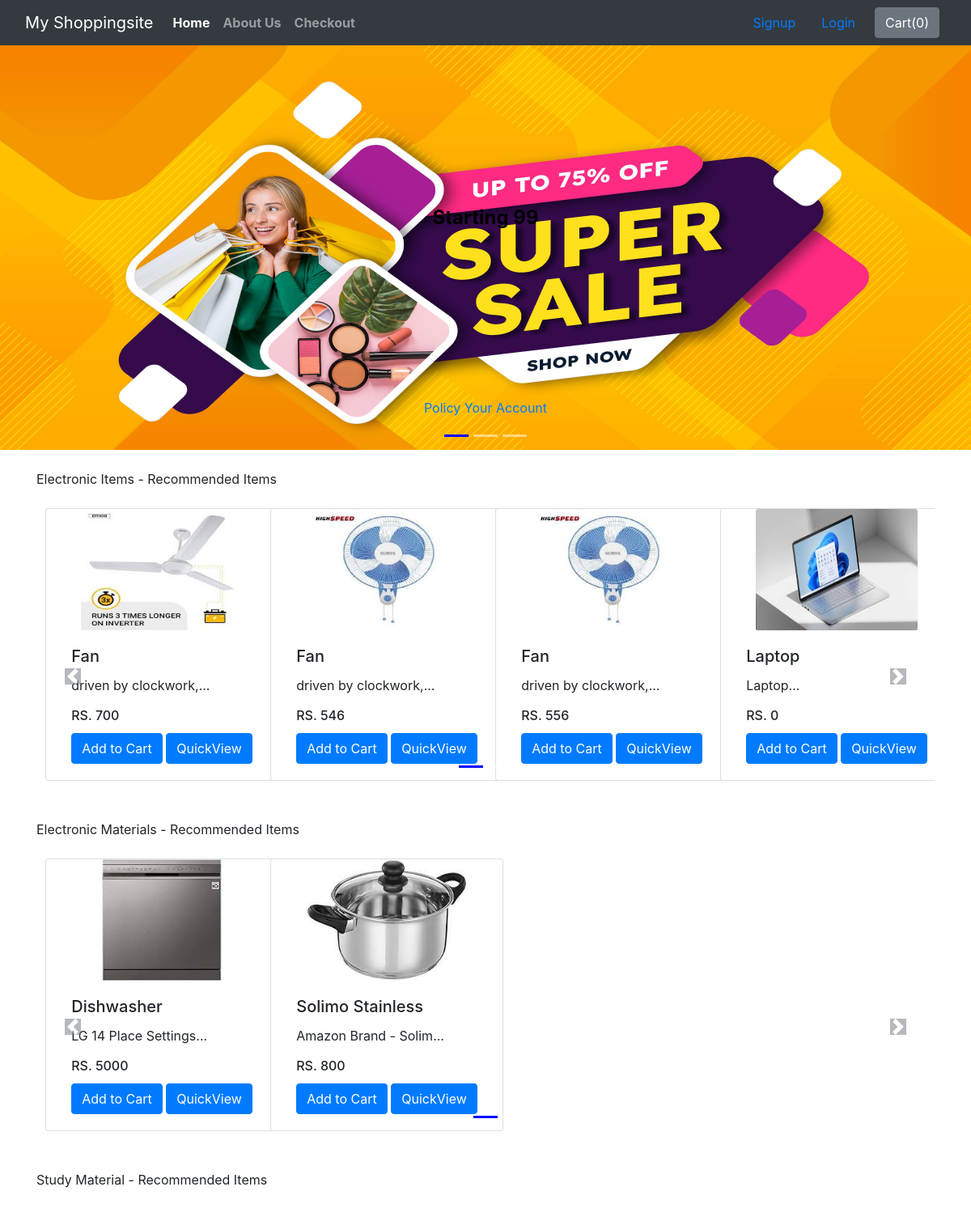
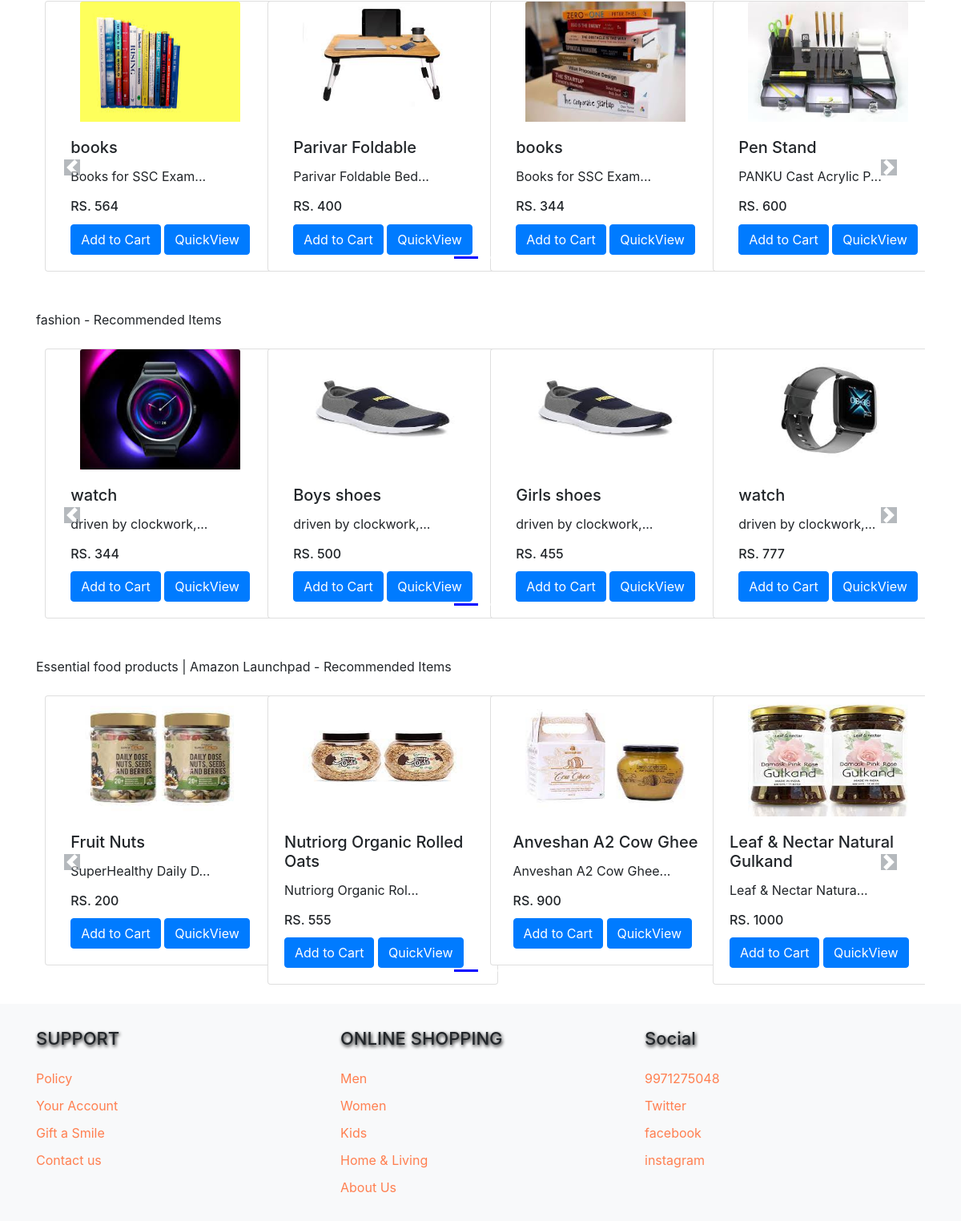
The app's page /shop/ with its own data (2 pictures, top to bottom).
### shop/models.py (models this page shows, shortened)
class Product(models.Model):
    Product_id = models.AutoField
    Product_name = models.CharField(max_length=50)
    category = models.CharField(max_length=50, default="")
    subcategory = models.CharField(max_length=50, default="")
    price = models.IntegerField(default=0)
    desc = models.CharField(max_length=300)
    pub_date = models.DateField()
    image = models.ImageField(upload_to="shop/images", default="")

### shop/views.py (the view)
# urls.py: path('', views.index, name="index"),
def index(request):
    allProds = []
    catprods = Product.objects.values('category', 'id')
    cats = {item['category'] for item in catprods}
    for cat in cats:
        Prod = Product.objects.filter(category=cat)
        n = len(Prod)
        nSlides = n//4 + ceil((n/4)-(n//4))
        allProds.append([Prod, range(1, nSlides), nSlides])
    params = {'allProds':allProds}
    return render(request, 'shop/Index.html', params)

### shop/templates/shop/index.html (shortened to what this page needs)
   {% extends 'shop/basic.html' %}
        {% block body %}
        {%load static%}
    <div>
      <div id="carouselExampleIndicators" class="carousel slide" data-ride="carousel">
        <ol class="carousel-indicators">
          <li data-target="#carouselExampleIndicators" data-slide-to="0" class="active"></li>
          <li data-target="#carouselExampleIndicators" data-slide-to="1"></li>
          <li data-target="#carouselExampleIndicators" data-slide-to="2"></li>
        </ol>
        <div class="carousel-inner">
          <div class="carousel-item active">
            <img class="d-block w-100" height="500" width="1000" src="/media/{{i.image}}\C:\Users\uclik\Desktop\soppingsite\shoppingsite\media\shop\images\images (2).jpg" alt="First slide">
            <div class="carousel-caption d-none d-md-block">
              <h4 class="footer-head1"><b>Starting 99</b></h4>
              <a href="/shop/policy" class="ftr-links1">Policy</a>
              <a href="/shop/exchange" class="ftr-links1">Your Account</a>
            </div>
          </div>
          </div>
        </div>
      </div>
          <div class="container">
            {% for product, range, nSlides in allProds %}
            <h1 class="my-4"></h1>{{product.0.category}} - Recommended Items</h1>
            <div class="row">
          <div id="demo{{forloop.counter}}" class=" col carousel slide my-4" data-ride="carousel">
          <ul class="carousel-indicators">
          <li data-target="#demo{{forloop.counter}}" data-slide-to="0" class="active"></li>
           {% for i in range %}
          <li data-target="#demo{{forloop.parentloop.counter}}" data-slide-to="{{i}}" ></li>
           {% endfor %}
          </ul>
          <div class="container carousel-inner no-padding">
          <div class="carousel-item active">
          {% for i in product %}
          <div class="col-xs-3 col-sm-3 col-md-3"><div class="card align-items-center" style="width: 18rem;">
          <img src='/media/{{i.image}}' class="card-img-top" alt="...">
           <div class="card-body">
           <h5 class="card-title" id="namepr{{i.id}}">{{i.Product_name}}</h5>
           <p class="card-text">{{i.desc|slice:"0:20"}}...</p>
           <h6 class="card-title" id="pricepr{{i.id}}">RS.  {{i.price}}</h6>
           <span id="divpr{{i.id}}" class="divpr">
          <a href="/shop/checkout"><button id="pr{{i.id}}"  class="btn btn-primary cart">Add to Cart</button></a>
           </span>
           <a href="/shop/products{{i.id}}"> <button id="qv{{i.id}}"  class="btn btn-primary cart">QuickView </button></a>
          </div>
          </div>
          </div>
          {% if forloop.counter|divisibleby:4 and forloop.counter > 0 and not forloop.last %}
          </div><div class="carousel-item">
          {% endif %}
          {% endfor %}
          </div>
    </div>
    </div>
        <a class="carousel-control-prev" href="#demo{{forloop.counter}}" data-slide="prev">
          <span class="carousel-control-prev-icon"></span>
        </a>
        <a class="carousel-control-next" href="#demo{{forloop.counter}}" data-slide="next">
          <span class="carousel-control-next-icon"></span>
        </a>
        </div>
        {% endfor %}
             </div>
        {% endblock %}

### shop/templates/shop/basic.html (shortened to what this page needs)
<!doctype html>
<html lang="en">
  <head>
    <link rel="stylesheet" href="https://maxcdn.bootstrapcdn.com/bootstrap/4.0.0/css/bootstrap.min.css">
  </head>
  <body>
    <nav class="navbar navbar-expand-lg navbar-dark bg-dark">
      <div class="container-fluid">
        <a class="navbar-brand" href="/shop"> My Shoppingsite </a>
        <div class="collapse navbar-collapse" id="navbarSupportedContent">
          <ul class="navbar-nav me-auto mb-2 mb-lg-0">
            <li class="nav-item">
              <a class="nav-link active" aria-current="page" href="/shop"><b>Home</b> <span class="sr-only">(current)</span></a>
            </li>
            <li class="nav-item">
              <a class="nav-link" href="/shop/about"><b>About Us</b></a>
            </li>
          <li class="nav-item">
            <a class="nav-link" id="checkout" href="/shop/checkout"><b>Checkout</b></a>
          </li>
          </div>
        <li class="nav-item">
          <a class="nav-link" href="/shop/sng">Signup</a>
        </li>
        <li class="nav-item">
          <a class="nav-link" href="/shop/login">Login</a>
        </li>
        <botton type="botton" class="btn btn-secondary mx-2" id="popcart" data-container="body"
        data-toggle="popover" data-placement="bottom" data-html="true" data-content="Vivanus
        sagittis lacus vel augue laoreet return faucibus.">
        Cart(<span id="cart">0</span>)
        </div>
    </nav>
    {% block body %} {% endblock %}
    <section class="footer">
      <div class="container">
        <div class="row">
          <div class="col-md-4">
            <h4 class="footer-head">SUPPORT</h4>
            <a href="/shop/policy" class="ftr-links">Policy</a>
            <a href="/shop/exchange" class="ftr-links">Your Account</a>
            <a href="/shop/term" class="ftr-links">Gift a Smile</a>
            <a href="/shop/contact" class="ftr-links">Contact us</a>
          </div>
          <div class="col-md-4">
            <h4 class="footer-head">ONLINE SHOPPING</h4>
            <a href="#!" class="ftr-links">Men</a>
            <a href="#!" class="ftr-links">Women</a>
            <a href="#!" class="ftr-links">Kids</a>
            <a href="#!" class="ftr-links">Home & Living</a>
            <a href="/shop/about" class="ftr-links">About Us</a>
          </div>
          <div class="col-md-4">
            <h4 class="footer-head">Social</h4>
            <a href="" class="ftr-links">9971275048</a>
            <a href="https://twitter.com/i/flow/login" class="ftr-links">Twitter</a>
            <a href="https://www.facebook.com/" class="ftr-links">facebook</a>
            <a href="https://www.instagram.com/?hl=en" class="ftr-links">instagram</a>
          </div>
        </div>
      </div>
    </section>
  </body>
</html>

### shop/templates/shop/basic.html (style rules this page uses)
.footer { background-color: #f8f9fa; padding: 30px 0; }
h4.footer-head { font-size: 22px; text-transform: capitalize; text-shadow: 1px 2px 4px black; margin: 0 0 25PX 0; }
.footer a.ftr-links { display: block; width: 100%; margin: 10px 0 0 0; color: coral; transition: .5s; text-decoration: none; }
.navbar li { list-style: none; }

### records on screen
Product: category "Electronic Items", image (picture), Product_name "Fan", desc "driven by clockwork,", price "700"
Product: image (picture), Product_name "Fan", desc "driven by clockwork,", price "546"
Product: image (picture), Product_name "Fan", desc "driven by clockwork,", price "556"
Product: image (picture), Product_name "Laptop", desc "Laptop", price "0"
Product: category "Electronic Materials", image (picture), Product_name "Dishwasher", desc "LG 14 Place Settings", price "5000"
Product: image (picture), Product_name "Solimo Stainless", desc "Amazon Brand - Solim", price "800"
Product: category "Study Material", image (picture), Product_name "books", desc "Books for SSC Exam", price "564"
Product: image (picture), Product_name "Parivar Foldable", desc "Parivar Foldable Bed", price "400"
Product: image (picture), Product_name "books", desc "Books for SSC Exam", price "344"
Product: image (picture), Product_name "Pen Stand", desc "PANKU Cast Acrylic P", price "600"
Product: category "fashion", image (picture), Product_name "watch", desc "driven by clockwork,", price "344"
Product: image (picture), Product_name "Boys shoes", desc "driven by clockwork,", price "500"
Product: image (picture), Product_name "Girls shoes", desc "driven by clockwork,", price "455"
Product: image (picture), Product_name "watch", desc "driven by clockwork,", price "777"
Product: category "Essential food products | Amazon Launchpad", image (picture), Product_name "Fruit Nuts", desc "SuperHealthy Daily D", price "200"
Product: image (picture), Product_name "Nutriorg Organic Rolled Oats", desc "Nutriorg Organic Rol", price "555"
Product: image (picture), Product_name "Anveshan A2 Cow Ghee", desc "Anveshan A2 Cow Ghee", price "900"
Product: image (picture), Product_name "Leaf & Nectar Natural Gulkand", desc "Leaf & Nectar Natura", price "1000"
